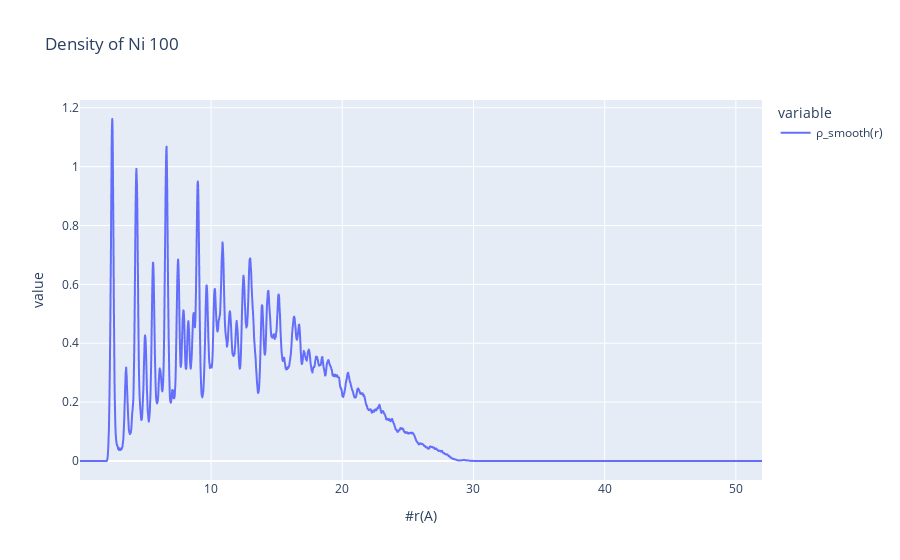

Notebook cell for this chart:
### Code cell
px.line(density['ρ_smooth(r)']*density.index.values, title='Density of Ni 100')

### Figure 1 — Plotly figure (JSON) as saved in the notebook; plotly's stock layout.template omitted (floating-point values rounded to 4 significant figures; data arrays with more than 128 entries replaced by an {"elided": "..."} marker saying what was removed)
{"data": [{"hovertemplate": "variable=ρ_smooth(r)<br>#r(A)=%{x}<br>value=%{y}<extra></extra>", "legendgroup": "ρ_smooth(r)", "line": {"color": "#636efa", "dash": "solid"}, "marker": {"symbol": "circle"}, "mode": "lines", "name": "ρ_smooth(r)", "showlegend": true, "type": "scattergl", "x": {"elided": "2600 float values"}, "xaxis": "x", "y": {"elided": "2600 float values"}, "yaxis": "y"}], "layout": {"legend": {"title": {"text": "variable"}, "tracegroupgap": 0}, "title": {"text": "Density of Ni 100"}, "xaxis": {"anchor": "y", "domain": [0, 1], "title": {"text": "#r(A)"}}, "yaxis": {"anchor": "x", "domain": [0, 1], "title": {"text": "value"}}}}
